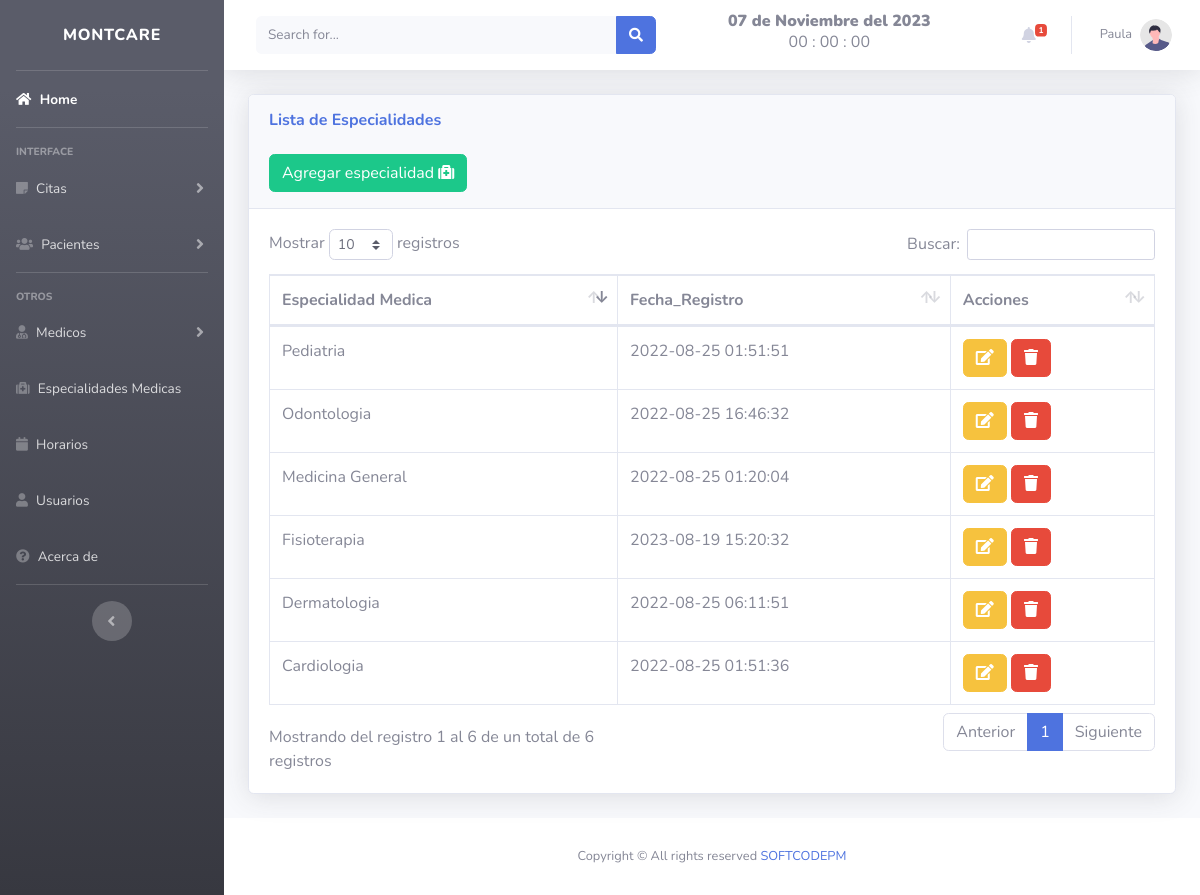
The page /citas-medicas/views/especialidades.php (signed in) on the database its author committed.
### tables this page shows
CREATE TABLE `especialidades` (
  `id` int(11) NOT NULL,
  `nombre` varchar(100) NOT NULL,
  `fecha` timestamp NOT NULL DEFAULT current_timestamp()
);

### citas-medicas/includes/fecha.php (called while the page is built, shortened)
<?php
	function fecha(){
		$mes = array("","Enero",
					  "Febrero",
					  "Marzo",
					  "Abril",
					  "Mayo",
					  "Junio",
					  "Julio",
					  "Agosto",
					  "Septiembre",
					  "Octubre",
					  "Noviembre",
					  "Diciembre");
		return date('d')." de ". $mes[date('n')] . " del " . date('Y');
	}
 ?>

### citas-medicas/views/especialidades.php (the view, shortened to what this page needs)
<!DOCTYPE html>
<html lang="en">
<head>
</head>
<?php include "../includes/header.php"; ?>
<body id="page-top">
    <div class="container-fluid">
        <div class="card shadow mb-4">
            <div class="card-header py-3">
                <h6 class="m-0 font-weight-bold text-primary">Lista de Especialidades</h6>
                <br>
                <button type="button" class="btn btn-success" data-toggle="modal" data-target="#especialidad">
                    <span class="glyphicon glyphicon-plus"></span> Agregar especialidad <i class="fa fa-medkit" aria-hidden="true"></i> </a></button>
            </div>
            <div class="card-body">
                <div class="table-responsive">
                    <table class="table table-bordered" id="dataTable" width="100%" cellspacing="0">
                        <thead>
                            <tr>
                                <th>Especialidad Medica</th>
                                <th>Fecha_Registro</th>
                                <th>Acciones</th>
                            </tr>
                        </thead>
                        <?php
                        include "../includes/db.php";
                        $result = mysqli_query($conexion, "SELECT * FROM especialidades ");
                        while ($fila = mysqli_fetch_assoc($result)) :
                        ?>
                            <tr>
                                <td><?php echo $fila['nombre']; ?></td>
                                <td><?php echo $fila['fecha']; ?></td>
                                <td>
                                    <a class="btn btn-warning" href="../includes/editar_esp.php?id=<?php echo $fila['id'] ?> ">
                                        <i class="fa fa-edit "></i> </a>
                                    <a href="../includes/eliminar_esp.php?id=<?php echo $fila['id'] ?> " class="btn btn-danger btn-del">
                                        <i class="fa fa-trash "></i></a></button>
                                </td>
                            </tr>
                        <?php endwhile; ?>
                    </table>
                </div>
            </div>
        </div>
    </div>
    <?php include "../includes/footer.php"; ?>
</body>
</html>

### citas-medicas/includes/header.php (shortened to what this page needs)
<!DOCTYPE html>
<html lang="en">
<head>
    <link href="../vendor/fontawesome-free/css/all.min.css" rel="stylesheet" type="text/css">
    <link href="../css/sb-admin-2.min.css" rel="stylesheet">
    <link href="../vendor/datatables/dataTables.bootstrap4.min.css" rel="stylesheet">
    <link href="../vendor/datatables/dataTables.bootstrap4.min.css" rel="stylesheet">
</head>
<body id="page-top">
    <div id="wrapper">
        <ul class="navbar-nav bg-gradient-dark sidebar sidebar-dark accordion" id="accordionSidebar">
            <a class="sidebar-brand d-flex align-items-center justify-content-center" href="index.php">
                <div class="sidebar-brand-text mx-1">MontCare</div>
            </a>
            <hr class="sidebar-divider my-0">
            <li class="nav-item active">
                <a class="nav-link" href="../views/index.php">
                    <i class="fa fa-home" aria-hidden="true"></i>
                    <span>Home</span></a>
            </li>
            <hr class="sidebar-divider">
            <div class="sidebar-heading">
                Interface
            </div>
            <li class="nav-item">
                <a class="nav-link collapsed" href="#" data-toggle="collapse" data-target="#collapseTwo" aria-expanded="true" aria-controls="collapseTwo">
                    <i class="fa fa-sticky-note" aria-hidden="true"></i>
                    <span>Citas</span>
                </a>
            </li>
            <li class="nav-item">
                <a class="nav-link collapsed" href="#" data-toggle="collapse" data-target="#collapseUtilities" aria-expanded="true" aria-controls="collapseUtilities">
                    <i class="fa fa-users" aria-hidden="true"></i>
                    <span>Pacientes</span>
                </a>
            </li>
            <hr class="sidebar-divider">
            <div class="sidebar-heading">
                Otros
            </div>
            <li class="nav-item">
                <a class="nav-link collapsed" href="#" data-toggle="collapse" data-target="#collapsePages" aria-expanded="true" aria-controls="collapsePages">
                    <i class="fa fa-user-md" aria-hidden="true"></i>
                    <span>Medicos</span>
                </a>
            </li>
            <li class="nav-item">
                <a class="nav-link" href="../views/especialidades.php">
                    <i class="fa fa-medkit" aria-hidden="true"></i>
                    <span>Especialidades Medicas</span></a>
            </li>
            <li class="nav-item">
                <a class="nav-link" href="../views/horarios.php">
                    <i class="fa fa-calendar" aria-hidden="true"></i>
                    <span>Horarios</span></a>
            </li>
            <li class="nav-item">
                <a class="nav-link" href="../views/acceso.php">
                    <i class="fa fa-user" aria-hidden="true"></i>
                    <span>Usuarios</span></a>
            </li>
            <li class="nav-item">
                <a class="nav-link" href="../views/acerca.php">
                    <i class="fa fa-question-circle" aria-hidden="true"></i>
                    <span>Acerca de</span></a>
            </li>
            <hr class="sidebar-divider d-none d-md-block">
            <div class="text-center d-none d-md-inline">
                <button class="rounded-circle border-0" id="sidebarToggle"></button>
            </div>
        </ul>
        <div id="content-wrapper" class="d-flex flex-column">
            <div id="content">
                <nav class="navbar navbar-expand navbar-light bg-white topbar mb-4 static-top shadow">
                    <form class="d-none d-sm-inline-block form-inline mr-auto ml-md-3 my-2 my-md-0 mw-100 navbar-search">
                        <div class="input-group">
                            <input type="text" class="form-control bg-light border-0 small" placeholder="Search for..." aria-label="Search" aria-describedby="basic-addon2">
                            <div class="input-group-append">
                                <button class="btn btn-primary" type="button">
                                    <i class="fas fa-search fa-sm"></i>
                                </button>
                            </div>
                        </div>
                    </form>
                    <?php include "fecha.php"; ?>
                    <center>
                        <h8 class="ml-auto"><strong><b><?php echo fecha(); ?></h8></strong></b>
                        <div class="reloj">
                            <h6><span id="tiempo">00 : 00 : 00</span></h6>
                        </div>
                    </center>
                    <ul class="navbar-nav ml-auto">
                        <li class="nav-item dropdown no-arrow mx-1">
                            <a class="nav-link dropdown-toggle" href="#" id="messagesDropdown" role="button" data-toggle="dropdown" aria-haspopup="true" aria-expanded="false">
                                <i class="fas fa-bell fa-fw"></i>
                                <span class="badge badge-danger badge-counter">1</span>
                            </a>
                        </li>
                        <li class="nav-item dropdown no-arrow">
                            <a class="nav-link dropdown-toggle" href="#" id="userDropdown" role="button" data-toggle="dropdown" aria-haspopup="true" aria-expanded="false">
                                <span class="mr-2 d-none d-lg-inline text-gray-600 small">
                                    <?php echo $_SESSION['nombre']; ?></span>
                                <img class="img-profile rounded-circle" src="../img/undraw_profile.svg">
                            </a>
                        </li>
                    </ul>
                </nav>
</body>
</html>

### citas-medicas/includes/footer.php (shortened to what this page needs)
<footer class="sticky-footer bg-white">
    <div class="container my-auto">
        <div class="copyright text-center my-auto">
            <span>Copyright &copy; All rights reserved <a href="https://softcodepm.com/" target="_blank">SOFTCODEPM</span></a>
        </div>
    </div>
</footer>

### rows shown on the page
especialidades: nombre "Medicina General", fecha "2022-08-25 01:20:04"
especialidades: nombre "Cardiologia", fecha "2022-08-25 01:51:36"
especialidades: nombre "Pediatria", fecha "2022-08-25 01:51:51"
especialidades: nombre "Dermatologia", fecha "2022-08-25 06:11:51"
especialidades: nombre "Odontologia", fecha "2022-08-25 16:46:32"
especialidades: nombre "Fisioterapia", fecha "2023-08-19 15:20:32"

### other values the page prints
fecha() "07 de Noviembre del 2023"
$_SESSION['nombre'] "Paula"
